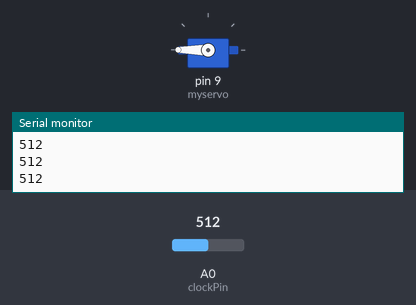
Bench run of a sketch on a simulated Arduino Uno, built with avr-gcc and run on an emulated ATmega328P. Shown: servo, the last lines printed to the serial monitor. Inputs (shaded band) come from the test bench; at power-on: A0 (clockPin) = 512.

Above: at 1.2 s.
1.3 s: A0 (clockPin) set to 22
2.8 s: A0 (clockPin) set to 19
At 3.5 s:
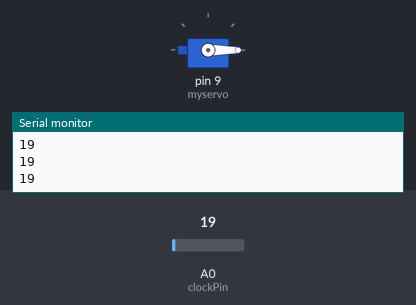
4.3 s: A0 (clockPin) set to 122
At 4.6 s:
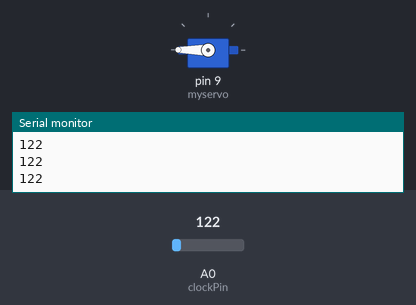
5.8 s: A0 (clockPin) set to 10
At 7.0 s:
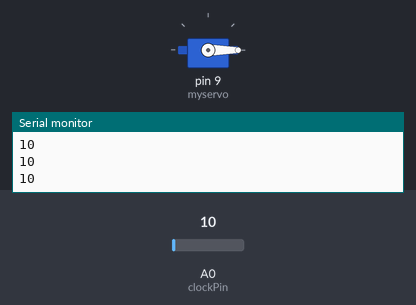
Timing chart, 0 to 8.3 s (numbered marks = the images above; inputs shaded):
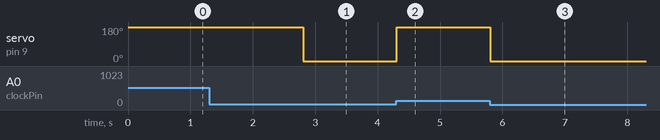

The sketch:

alarmClockSwitch.ino
```cpp
/*

*/


#include <Servo.h>

Servo myservo;
#define clockPin A0

void setup() {
  // put your setup code here, to run once:
  myservo.attach(9);
  Serial.begin(9600);
}

void loop() {
  // put your main code here, to run repeatedly:
  int value = analogRead(clockPin);
  Serial.println(value);
  /*
  10 bit resolutions gives us 1023 as a max.
  If we consider 5000 mV as the max we can figure how many steps we need to get 100 mV.
  5000mV / 1023 Steps = 4.88mV / 1 step
  Thus 100 mV / 4.88 mV  = 20.5 steps / 1 step would be the ratio
  */
  if (value > 20){
    myservo.write(180);
  }
  else{
    myservo.write(0);
  }
}
```

Measured:
- the behaviour switches between 21 and 20 on A0 (clockPin) (found by bisection; images 0 and 1)
- after the input at 2.8 s, servo on pin 9 (myservo): 180° → 0° at once
- after the input at 4.3 s, servo on pin 9 (myservo): 0° → 180° at once
- after the input at 5.8 s, servo on pin 9 (myservo): 180° → 0° at once
